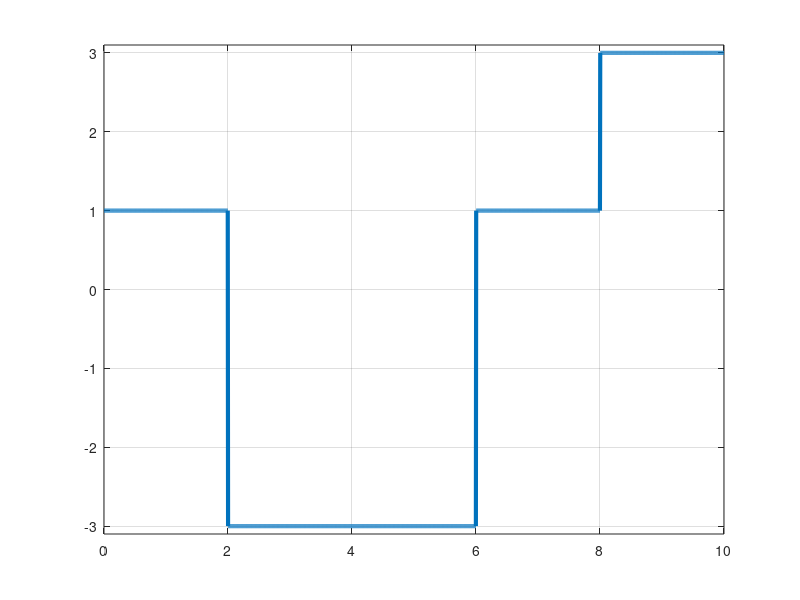
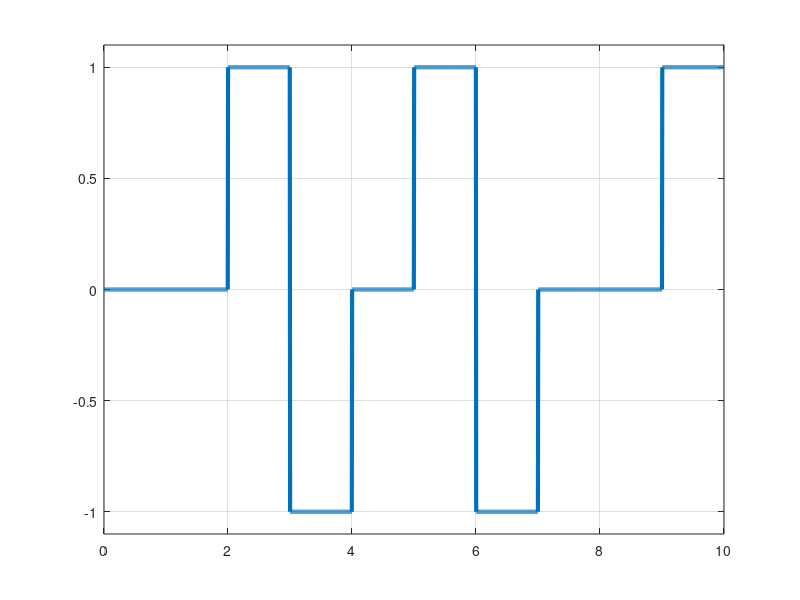
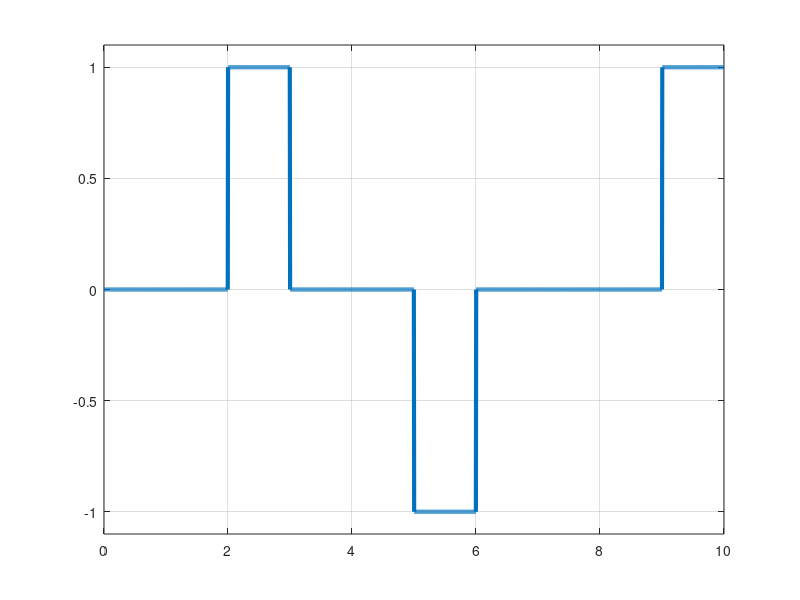

Recreate these plots in MATLAB, in order.
bits = [0 0 1 1 0 1 1 0 0 1];
bitrate = 1; % bits per second



T = length(bits)/bitrate; % full time of bit sequence
n = 200;
N = n*length(bits);
dt = T/(N-1);
t = 0:dt:T;
x = zeros(1,length(t)); % output signal

%% 2B1Q

pre_level = 1;

for i = 0:2:length(bits)-2
  if bits(i+1) == 0
    if bits(i+2) == 0
      if pre_level>0
        x(i*n+1:(i+2)*n) = 1;
        pre_level = 1;
      else
        x(i*n+1:(i+2)*n) = -1;
        pre_level = -1;
      end
    else
      if pre_level>0
        x(i*n+1:(i+2)*n) = 3;
        pre_level = 3;
      else
        x(i*n+1:(i+2)*n) = -3;
        pre_level = -3;
      end
    end
  else
    if bits(i+2) == 0
      if pre_level>0
        x(i*n+1:(i+2)*n) = -1;
        pre_level = -1;
      else
        x(i*n+1:(i+2)*n) = 1;
        pre_level = 1;
      end
    else
      if pre_level>0
        x(i*n+1:(i+2)*n) = -3;
        pre_level = -3;
      else
        x(i*n+1:(i+2)*n) = 3;
        pre_level = 3;
      end
    end
  end
end


figure;
plot(t,x,'LineWidth',3);
axis([0 t(end) -3.1 3.1])
grid on;

%% AMI
pre_value = 1;

for i = 0:length(bits)-1
  if bits(i+1) == 0
    x(i*n+1:(i+1)*n) = 0;
  else
    x(i*n+1:(i+1)*n) = pre_value;
    pre_value = (-1) * pre_value;
  end
end

figure;
plot(t,x,'LineWidth',3);
axis([0 t(end) -1.1 1.1])
grid on;

%% MLT-3

pre_value = 0;
pre_value1 = -1;

for i = 0:length(bits)-1
  if bits(i+1) == 0
    x(i*n+1:(i+1)*n) = pre_value;
  else
    if pre_value == 0
      x(i*n+1:(i+1)*n) = (-1) * pre_value1;
      pre_value = (-1) * pre_value1;
    else
      x(i*n+1:(i+1)*n) = 0;
      pre_value1 = pre_value;
      pre_value = 0
    end
  end
end

figure;
plot(t,x,'LineWidth',3);
axis([0 t(end) -1.1 1.1])
grid on;